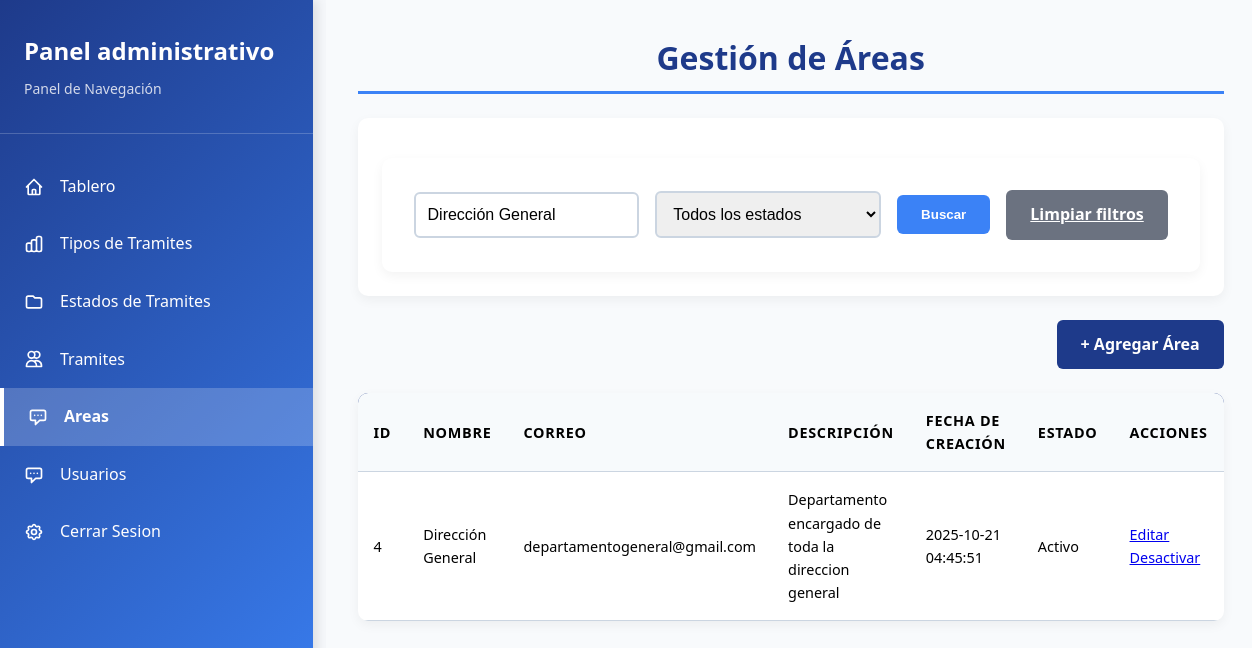
Page /views/admin/area/areas.php?busqueda=Dirección General on the committed database.
### tables this page shows
CREATE TABLE tbl_area (
    id_area INT AUTO_INCREMENT PRIMARY KEY,
    nombre VARCHAR(100) NOT NULL UNIQUE,
    correo VARCHAR(50),
    descripcion VARCHAR (200),
    fecha_creacion DATETIME DEFAULT CURRENT_TIMESTAMP,
    activo BOOLEAN DEFAULT TRUE
);

### views/admin/area/areas.php (the view, shortened to what this page needs)
<?php
require '../../../config/database/config/config_db.php';
$busqueda = isset($_GET['busqueda']) ? trim($_GET['busqueda']) : '';
$query = "SELECT
    id_area,
    nombre,
    correo,
    descripcion,
    fecha_creacion,
    activo
FROM tbl_area
WHERE 1=1 ";
$params = [];
$types = '';
if (!empty($busqueda)) {
    $query .= " AND (nombre LIKE ? OR correo LIKE ? OR descripcion LIKE ?)";
    $searchTerm = "%$busqueda%";
    $params = array_merge($params, [$searchTerm, $searchTerm, $searchTerm]);
    $types .= 'sss';
}
$query .= " ORDER BY id_area DESC LIMIT 50";
$stmt = $mysqli->prepare($query);
if (!empty($params)) {
    $stmt->bind_param($types, ...$params);
}
$stmt->execute();
$result = $stmt->get_result();
$areas = $result->fetch_all(MYSQLI_ASSOC);
?>
<!DOCTYPE html>
<html lang="es">
<head>
    <link rel="stylesheet" href="/style/usuarios.css">
</head>
<body>
    <?php include '../../sidebaradministrador.php'; ?>
    <div class="contenido-principal">
        <h1>Gestión de Áreas</h1>
        <div class="filtros-container">
            <form method="GET" action="" class="filtros-form">
                <div class="filtro-grupo">
                    <input type="text" name="busqueda" placeholder="Buscar por nombre, correo o descripción"
                        value="<?= isset($_GET['busqueda']) ? htmlspecialchars($_GET['busqueda']) : '' ?>">
                </div>
                <div class="filtro-grupo">
                    <select name="estado">
                        <option value="">Todos los estados</option>
                    </select>
                </div>
                <button type="submit" class="btn-buscar">Buscar</button>
                <a href="?" class="btn-limpiar">Limpiar filtros</a>
            </form>
        </div>
        <div class="acciones-superiores">
            <a href="agregar_area.php" class="btn-agregar">+ Agregar Área</a>
        </div>
        <table>
            <thead>
                <tr>
                    <th>ID</th>
                    <th>Nombre</th>
                    <th>Correo</th>
                    <th>Descripción</th>
                    <th>Fecha de creación</th>
                    <th>Estado</th>
                    <th>Acciones</th>
                </tr>
            </thead>
            <tbody>
                <?php if ($areas): ?>
                <?php foreach ($areas as $area): ?>
                <tr>
                    <td><?= $area['id_area'] ?></td>
                    <td><?= htmlspecialchars($area['nombre']) ?></td>
                    <td><?= htmlspecialchars($area['correo']) ?></td>
                    <td><?= htmlspecialchars($area['descripcion']) ?></td>
                    <td><?= htmlspecialchars($area['fecha_creacion']) ?></td>
                    <td><?= $area['activo'] ? 'Activo' : 'Inactivo' ?></td>
                    <td class="acciones">
                        <a href="editar_area.php?id_area=<?= $area['id_area'] ?>">Editar</a>
                        <?php if ($area['activo']): ?>
                            <a href="eliminar_area.php?id_area=<?= $area['id_area'] ?>" onclick="return confirm('¿Seguro que deseas desactivar esta área?')">Desactivar</a>
                        <?php else: ?>
                            <a href="activar_area.php?id_area=<?= $area['id_area'] ?>" onclick="return confirm('¿Seguro que deseas activar esta área?')">Activar</a>
                        <?php endif; ?>
                    </td>
                </tr>
                <?php endforeach; ?>
                <?php else: ?>
                <tr>
                    <td colspan="7">No se encontraron áreas.</td>
                </tr>
                <?php endif; ?>
            </tbody>
        </table>
    </div>
</body>
</html>

### style/usuarios.css (style rules this page uses)
:root { --color-primario: #1e3a8a; --color-secundario: #3b82f6; --color-texto: #fffefe; --color-fondo: #f8fafc; --color-borde: #cbd5e1; --color-hover: #e2e8f0; --color-error: #dc2626; --color-exito: #10b981; --font-primary: 'Segoe UI', Tahoma, Geneva, Verdana, sans-serif; }
* { margin: 0; padding: 0; box-sizing: border-box; }
body { font-family: var(--font-primary); background-color: var(--color-fondo); color: var(--color-texto); line-height: 1.6; }
.contenido-principal { margin-left: 26%; padding: 2rem; background-color: var(--color-fondo); transition: all 0.3s ease; }
.contenido-principal h1 { color: var(--color-primario); font-size: 2rem; margin-bottom: 1.5rem; padding-bottom: 0.5rem; border-bottom: 3px solid var(--color-secundario); text-align: center; }
form { background: white; padding: 2rem; border-radius: 10px; box-shadow: 0 4px 12px rgba(0, 0, 0, 0.05); max-width: 1000px; width: 100%; margin: 0 auto; margin-top: 1rem; }
table { width: 100%; border-collapse: collapse; background: white; border-radius: 10px; overflow: hidden; box-shadow: 0 4px 12px rgba(0, 0, 0, 0.05); margin-top: 1.5rem; font-size: 0.9rem; }
table thead { background-color: var(--color-primario); color: var(--color-texto); }
table th, table td { padding: 1rem; text-align: left; border-bottom: 1px solid var(--color-borde); color: #000000; }
table th { font-weight: 600; text-transform: uppercase; letter-spacing: 0.05em; }
.filtros-container { background: white; padding: 1.5rem; border-radius: 10px; box-shadow: 0 4px 12px rgba(0, 0, 0, 0.05); margin-bottom: 1.5rem; }
.filtros-form { display: flex; gap: 1rem; flex-wrap: wrap; align-items: center; }
.filtro-grupo { flex: 1 1 200px; }
.filtro-grupo input, .filtro-grupo select { width: 100%; padding: 0.75rem; border: 2px solid var(--color-borde); border-radius: 6px; font-size: 1rem; }
.btn-buscar, .btn-limpiar { padding: 0.75rem 1.5rem; border: none; border-radius: 6px; cursor: pointer; font-weight: 600; transition: background-color 0.2s; }
.btn-buscar { background-color: var(--color-secundario); color: var(--color-texto); }
.btn-limpiar { background-color: #6b7280; color: white; }
.acciones-superiores { margin-bottom: 1.5rem; text-align: right; }
.btn-agregar { display: inline-block; background-color: var(--color-primario); color: var(--color-texto); padding: 0.75rem 1.5rem; border-radius: 6px; text-decoration: none; font-weight: 600; transition: background-color 0.2s; }

### style/sidebar.css (style rules this page uses)
* { margin: 0; padding: 0; box-sizing: border-box; }
body { font-family: 'Segoe UI', Tahoma, Geneva, Verdana, sans-serif; display: flex; min-height: 100vh; background: #f5f7fa; }
table { width: 100%; border-collapse: collapse; background: white; }
th, td { padding: 1rem; text-align: left; border-bottom: 1px solid #e2e8f0; }
th { background: #f7fafc; font-weight: 600; color: #2d3748; }

### style/variables.css (style rules this page uses)
:root { --color-primario: #1e3a8a; --color-secundario: #3b82f6; --color-texto: #fffefe; --color-Exito: #4caf50; --color-Aviso: #f4a261; --color-error: #e63946; --radio: 14px; --ancho-max: 1100px; --esp: 16px; }

### rows in the picture
tbl_area: id_area "4", nombre "Dirección General", correo "departamentogeneral@gmail.com", descripcion "Departamento encargado de toda la direccion general", fecha_creacion "2025-10-21 04:45:51", activo "Activo"
